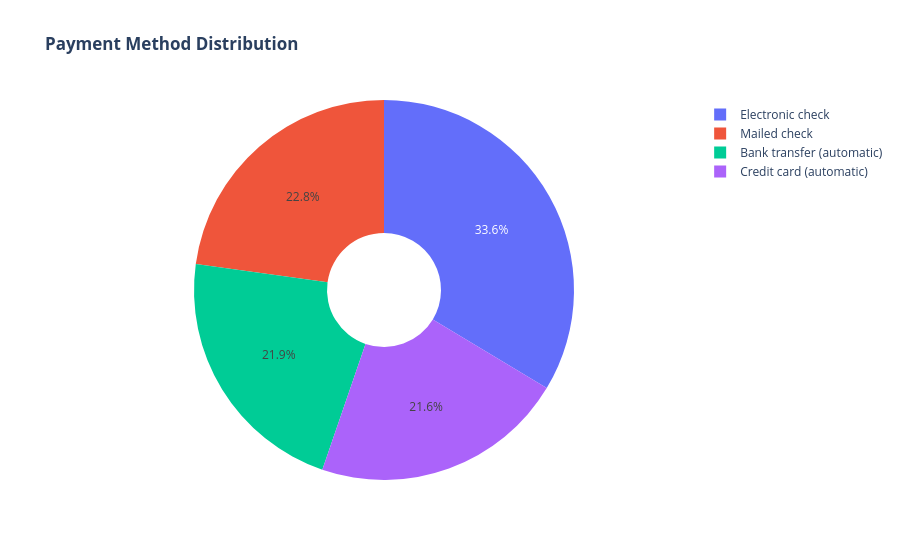
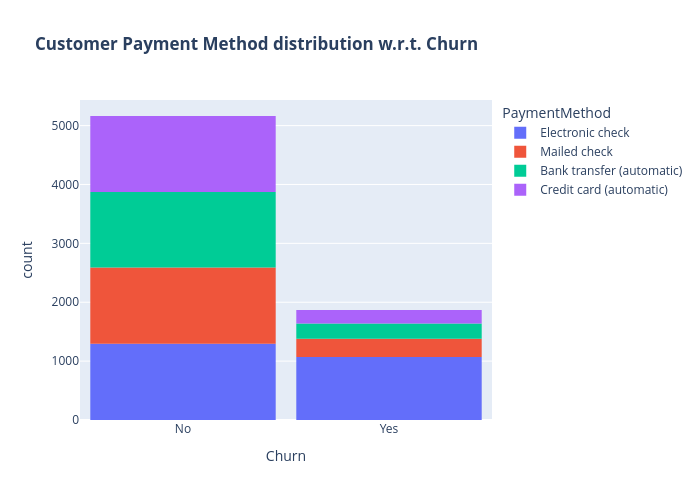

Notebook code cell kept with these figures, in order:
### Markdown cell above
#### Customers with monthly contract are more likely to churn

### Code cell
labels = data['PaymentMethod'].unique()
values = data['PaymentMethod'].value_counts()

fig = go.Figure(data=[go.Pie(labels=labels, values=values, hole=.3)])
fig.update_layout(title_text="<b>Payment Method Distribution</b>")
fig.show()

fig = px.histogram(data, x="Churn", color="PaymentMethod", title="<b>Customer Payment Method distribution w.r.t. Churn</b>")
fig.update_layout(width=700, height=500, bargap=0.1)
fig.show()

### Figure 1 — Plotly figure (JSON) as saved in the notebook; plotly's stock layout.template omitted (floating-point values rounded to 4 significant figures)
{"data": [{"hole": 0.3, "labels": ["Electronic check", "Mailed check", "Bank transfer (automatic)", "Credit card (automatic)"], "type": "pie", "values": [2365, 1604, 1542, 1521]}], "layout": {"autosize": true, "title": {"text": "<b>Payment Method Distribution</b>"}}}

### Figure 2 — Plotly figure (JSON) as saved in the notebook; plotly's stock layout.template omitted (floating-point values rounded to 4 significant figures; data arrays with more than 128 entries replaced by an {"elided": "..."} marker saying what was removed)
{"data": [{"alignmentgroup": "True", "bingroup": "x", "hovertemplate": "PaymentMethod=Electronic check<br>Churn=%{x}<br>count=%{y}<extra></extra>", "legendgroup": "Electronic check", "marker": {"color": "#636efa", "pattern": {"shape": ""}}, "name": "Electronic check", "offsetgroup": "Electronic check", "orientation": "v", "showlegend": true, "type": "histogram", "x": {"elided": "2365 str values"}, "xaxis": "x", "yaxis": "y"}, {"alignmentgroup": "True", "bingroup": "x", "hovertemplate": "PaymentMethod=Mailed check<br>Churn=%{x}<br>count=%{y}<extra></extra>", "legendgroup": "Mailed check", "marker": {"color": "#EF553B", "pattern": {"shape": ""}}, "name": "Mailed check", "offsetgroup": "Mailed check", "orientation": "v", "showlegend": true, "type": "histogram", "x": {"elided": "1604 str values"}, "xaxis": "x", "yaxis": "y"}, {"alignmentgroup": "True", "bingroup": "x", "hovertemplate": "PaymentMethod=Bank transfer (automatic)<br>Churn=%{x}<br>count=%{y}<extra></extra>", "legendgroup": "Bank transfer (automatic)", "marker": {"color": "#00cc96", "pattern": {"shape": ""}}, "name": "Bank transfer (automatic)", "offsetgroup": "Bank transfer (automatic)", "orientation": "v", "showlegend": true, "type": "histogram", "x": {"elided": "1542 str values"}, "xaxis": "x", "yaxis": "y"}, {"alignmentgroup": "True", "bingroup": "x", "hovertemplate": "PaymentMethod=Credit card (automatic)<br>Churn=%{x}<br>count=%{y}<extra></extra>", "legendgroup": "Credit card (automatic)", "marker": {"color": "#ab63fa", "pattern": {"shape": ""}}, "name": "Credit card (automatic)", "offsetgroup": "Credit card (automatic)", "orientation": "v", "showlegend": true, "type": "histogram", "x": {"elided": "1521 str values"}, "xaxis": "x", "yaxis": "y"}], "layout": {"bargap": 0.1, "barmode": "relative", "height": 500, "legend": {"title": {"text": "PaymentMethod"}, "tracegroupgap": 0}, "title": {"text": "<b>Customer Payment Method distribution w.r.t. Churn</b>"}, "width": 700, "xaxis": {"anchor": "y", "autorange": true, "domain": [0, 1], "range": [-0.5, 1.5], "title": {"text": "Churn"}, "type": "category"}, "yaxis": {"anchor": "x", "autorange": true, "domain": [0, 1], "range": [0, 5435.0], "title": {"text": "count"}}}}
